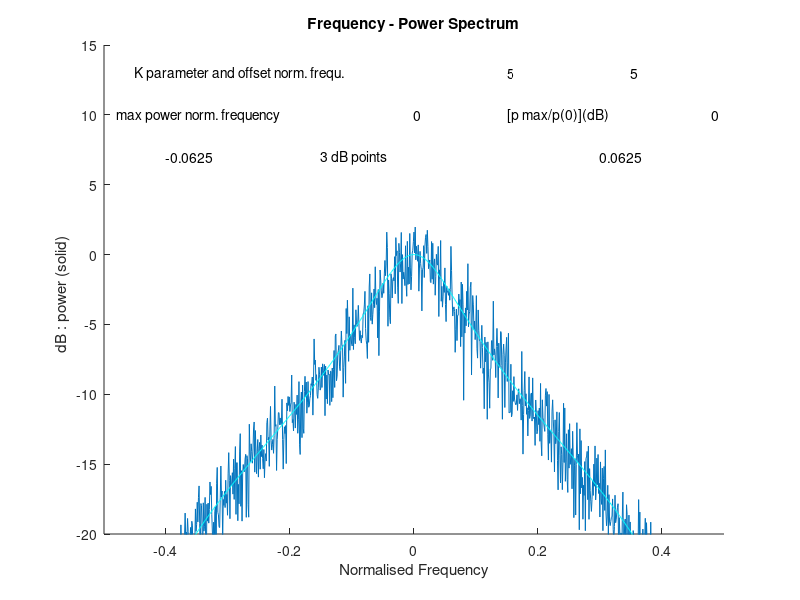

This figure's MATLAB source:
disp('LORENTZIAN DIGITAL FILTER FOR GAIN FILTERING EXCITED BY WHITE NOISE')
disp('SAME FILTER AS FILT1 - checks filter theory with noise excitation');
disp('Out +tau d/dt (Out) = In  : see equ. 7.8.1 in book.');
disp('time step length s/vg, normalised filter parameter K = 2*tau*vg/s');
disp('Nyquist frequency range = vg/s');
disp(' ')
disp('Display in text uses normalised angular frequency ranging from -pi to pi;');
disp('Display here normalises to Nyquist frequency range -0.5 < norm.frequ.< 0.5');
% On is output new; Oo is output old;Inn is input new; Ino is output old;
% On+Oo+(2*tau*vg/s)(On-Oo)=Inn+Ino;
% for finite difference time step s/vg is normalised to 1; 
% write K = 2*tau*vg/s as normalised filter parameter;
% Normalised angular (positive) frequency goes to 0 to pi;
% The continuous theory is implemented digitally with Lax averaging as:
% Out(+1/2)+Out(-1/2) +K(Out(+1/2)-Out(-1/2))=In(+1/2)+In(-1/2).
% Note half time step given here to show up symmetry.
% Total time step = 1 so normalised (total) frequency goes to -0.5 to +0.5;
% Actual frequency from -0.5*vg/s  to +0.5*vg/s;
% Program shows how to offset the central frequency of the filter with complex K

% Complex Random inputs excite filter for NT= 2^M time steps 
% Program gives the fft power spectrum out.

clear all;
%colortog % this is introduced to ensure black on white background as default

% numbers of 'for' statements labelled at start and end by %A %B etc.


% Inputs as below:

dF=input('Normalised Offset frequency/(Nyquist frequ. range) (-0.5<dL< 0.5):   ? (dF=0) '); 
if isempty(dF);
   dF = 0; end	%gives offset frequency with zero as default
dL=2*pi*dF;
% K is filter parameter as above with K = 1 default;
K=input('K  ? (K=1) (K>0 only - default =1) '); 
if isempty(K);
   K = 1; end;	

% COMPUTING PARAMETERS;
M = 10; 	% gives number 2^M for fft 
rep = 7;	% gives number of repeats to average noise;


% ANALYTIC THEORY CALCULATION

ph=exp(j*dL); 			% gives offset frequency phase shift;
NT=round(2^M); 			% points for fft	
%th is normalised (angular) frequency  -pi to +pi   taking whole range;
mt=1:NT;th=-pi+(2*pi*mt/NT)-dL; % finely divides the frequency range into NT steps
% exp(j*th/2)gives phase shift per half step 
yy=cos(th/2)./((cos(th/2)+j*K*sin(th/2)));
ptheory=20*log10(abs(yy)+10^(-6));	%gives power theory plot with non-stochastic input;

ms=(1:NT); ms=(ms/NT)-0.5;		% counter for frequencies
figure;hold on;




% START OF STOCHASTIC INPUT;	
power=zeros(1,NT);ff=power; % sets up variables

In=0.7071*randn(rep,NT+1)+j*0.7071*randn(rep,NT+1); 

% above line gives different random complex inputs for all repeats  


for r=1:rep				%A
   ff(1)=In(r,1);
   for n=1:NT-1;		%B
      ff(n+1)=-ph*((1-K)/(1+K))*ff(n)+(1/(1+K))*(In(r,n+1)+ph*In(r,n));
   end;			%B
   y=fft(ff,NT)/NT; 	
   p=fftshift(y); 
   power=p.*conj(p)+power;
   if r< rep;					%C
      ff(1)=ff(NT);
      %In(r,NT)=In(r+1,1);
   end % sets up initial conditions for repeat;	%C
end;							%A
pnorm=power*NT*NT/sum(sum(In.*conj(In))); 			
% pnorm normalises power out to power in;
plot(ms,10*log10(pnorm));

% END OF STOCHASTIC INPUT

% DISPLAY ROUTINES

axis([-0.5 0.5 -20 15]);
xlabel('Normalised Frequency');
ylabel('dB : power (solid)  ');
title('Frequency - Power Spectrum');
plot(ms,ptheory,'c');
% overlays with digital theory to check noise method.
hold off;
%end;
%end;
[a,b]=max(ptheory);		% gives value and array position of maximum
centre=(b-512)/512;
aa=a-ptheory(512); if aa<.001; aa=0; end; % avoids silly print outs
At=num2str(aa);
cent=num2str(centre/2);
Kt=num2str(K); dFst=num2str(dF)
text(-.45, 13, 'K parameter and offset norm. frequ.');text(.15, 13, Kt);text(.35, 13, dFst)
text(-.48, 10, 'max power norm. frequency');text(0, 10, cent);
text(.15, 10, '[p max/p(0)](dB)');text(.48, 10, At);
[c,d]=min (abs(ptheory(1:b)+3)); dd=-1+d/512;   % finds left 3dB point
[e,f]=min (abs(ptheory(b+1:1024)+3));fd=((b-512)+f)/512;	 % finds right 3dB point

ddt=num2str(dd/2);fdt=num2str(fd/2);
%text(-.35, 7, ddt);text(-.1,7,'3dB points');text(.25, 7, fdt);
text(-.4, 7, ddt);text(-.15,7,'3 dB points');text(.3, 7, fdt);
% ANOTHER RUN?
run=input('do you want another run y/n ?  ','s');
if isempty(run); run='y';
end;
if run=='y';filt1n;
end;
clear(run);
%end;
disp(' ');